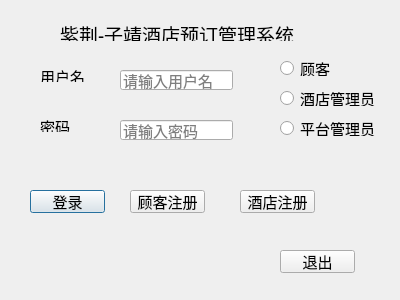
<?xml version="1.0" encoding="UTF-8"?>
<ui version="4.0">
 <class>Loginwindow</class>
 <widget class="QDialog" name="Loginwindow">
  <property name="geometry">
   <rect>
    <x>0</x>
    <y>0</y>
    <width>400</width>
    <height>300</height>
   </rect>
  </property>
  <property name="windowTitle">
   <string>Dialog</string>
  </property>
  <property name="styleSheet">
   <string notr="true"/>
  </property>
  <widget class="QPushButton" name="longinbuton">
   <property name="geometry">
    <rect>
     <x>30</x>
     <y>190</y>
     <width>75</width>
     <height>23</height>
    </rect>
   </property>
   <property name="font">
    <font>
     <family>华文行楷</family>
     <pointsize>11</pointsize>
    </font>
   </property>
   <property name="styleSheet">
    <string notr="true"/>
   </property>
   <property name="text">
    <string>登录</string>
   </property>
  </widget>
  <widget class="QPushButton" name="usrregbutton">
   <property name="geometry">
    <rect>
     <x>130</x>
     <y>190</y>
     <width>75</width>
     <height>23</height>
    </rect>
   </property>
   <property name="font">
    <font>
     <family>华文行楷</family>
     <pointsize>11</pointsize>
    </font>
   </property>
   <property name="styleSheet">
    <string notr="true">border-color: rgb(0, 255, 255);</string>
   </property>
   <property name="text">
    <string>顾客注册</string>
   </property>
  </widget>
  <widget class="QPushButton" name="holregbutton">
   <property name="geometry">
    <rect>
     <x>240</x>
     <y>190</y>
     <width>75</width>
     <height>23</height>
    </rect>
   </property>
   <property name="font">
    <font>
     <family>华文行楷</family>
     <pointsize>11</pointsize>
    </font>
   </property>
   <property name="styleSheet">
    <string notr="true">border-color: rgb(0, 255, 255);</string>
   </property>
   <property name="text">
    <string>酒店注册</string>
   </property>
  </widget>
  <widget class="QPushButton" name="exitbuttom">
   <property name="geometry">
    <rect>
     <x>280</x>
     <y>250</y>
     <width>75</width>
     <height>23</height>
    </rect>
   </property>
   <property name="font">
    <font>
     <family>华文行楷</family>
     <pointsize>11</pointsize>
    </font>
   </property>
   <property name="styleSheet">
    <string notr="true">border-color: rgb(0, 255, 255);</string>
   </property>
   <property name="text">
    <string>退出</string>
   </property>
  </widget>
  <widget class="QLabel" name="label">
   <property name="geometry">
    <rect>
     <x>40</x>
     <y>70</y>
     <width>54</width>
     <height>12</height>
    </rect>
   </property>
   <property name="font">
    <font>
     <family>华文行楷</family>
     <pointsize>11</pointsize>
    </font>
   </property>
   <property name="text">
    <string>用户名</string>
   </property>
  </widget>
  <widget class="QLabel" name="label_2">
   <property name="geometry">
    <rect>
     <x>40</x>
     <y>120</y>
     <width>54</width>
     <height>12</height>
    </rect>
   </property>
   <property name="font">
    <font>
     <family>华文行楷</family>
     <pointsize>11</pointsize>
    </font>
   </property>
   <property name="text">
    <string>密码</string>
   </property>
  </widget>
  <widget class="QLineEdit" name="usrline">
   <property name="geometry">
    <rect>
     <x>120</x>
     <y>70</y>
     <width>113</width>
     <height>20</height>
    </rect>
   </property>
   <property name="font">
    <font>
     <family>华文行楷</family>
     <pointsize>11</pointsize>
    </font>
   </property>
   <property name="placeholderText">
    <string>请输入用户名</string>
   </property>
  </widget>
  <widget class="QLineEdit" name="passline">
   <property name="geometry">
    <rect>
     <x>120</x>
     <y>120</y>
     <width>113</width>
     <height>20</height>
    </rect>
   </property>
   <property name="font">
    <font>
     <family>华文行楷</family>
     <pointsize>11</pointsize>
    </font>
   </property>
   <property name="echoMode">
    <enum>QLineEdit::Password</enum>
   </property>
   <property name="placeholderText">
    <string>请输入密码</string>
   </property>
  </widget>
  <widget class="QRadioButton" name="radioButton">
   <property name="geometry">
    <rect>
     <x>280</x>
     <y>60</y>
     <width>101</width>
     <height>16</height>
    </rect>
   </property>
   <property name="font">
    <font>
     <family>华文行楷</family>
     <pointsize>11</pointsize>
    </font>
   </property>
   <property name="text">
    <string>顾客</string>
   </property>
  </widget>
  <widget class="QRadioButton" name="radioButton_2">
   <property name="geometry">
    <rect>
     <x>280</x>
     <y>90</y>
     <width>101</width>
     <height>16</height>
    </rect>
   </property>
   <property name="font">
    <font>
     <family>华文行楷</family>
     <pointsize>11</pointsize>
    </font>
   </property>
   <property name="text">
    <string>酒店管理员</string>
   </property>
  </widget>
  <widget class="QRadioButton" name="radioButton_3">
   <property name="geometry">
    <rect>
     <x>280</x>
     <y>120</y>
     <width>101</width>
     <height>16</height>
    </rect>
   </property>
   <property name="font">
    <font>
     <family>华文行楷</family>
     <pointsize>11</pointsize>
    </font>
   </property>
   <property name="text">
    <string>平台管理员</string>
   </property>
  </widget>
  <widget class="QLabel" name="label_3">
   <property name="geometry">
    <rect>
     <x>60</x>
     <y>20</y>
     <width>251</width>
     <height>21</height>
    </rect>
   </property>
   <property name="font">
    <font>
     <family>华文行楷</family>
     <pointsize>14</pointsize>
    </font>
   </property>
   <property name="text">
    <string>&lt;html&gt;&lt;head/&gt;&lt;body&gt;&lt;p&gt;紫荆-子靖酒店预订管理系统&lt;/p&gt;&lt;/body&gt;&lt;/html&gt;</string>
   </property>
  </widget>
 </widget>
 <resources/>
 <connections/>
</ui>
